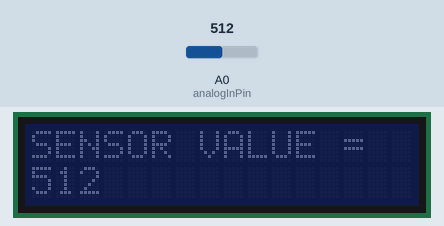
A sketch run on a simulated ESP8266 (Wemos D1 mini). Parts: 16×2 character LCD. The inputs (shaded band) are chosen by the test bench; at power-on: A0 (analogInPin) = 512.

Above: at 1.2 s.
1.3 s: A0 (analogInPin) set to 716
At 3.3 s:
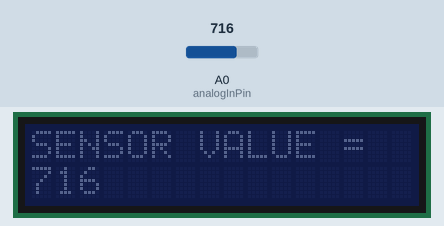
3.6 s: A0 (analogInPin) set to 900
At 5.3 s:
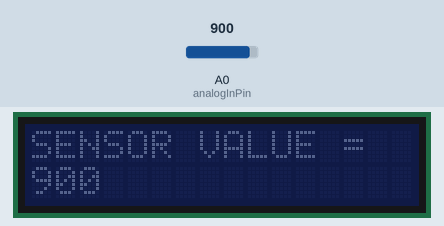
5.6 s: A0 (analogInPin) set to 1023
At 7.3 s:
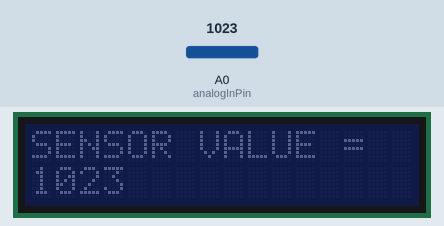
Timing chart, 0 to 8.8 s (numbered marks = the images above; inputs shaded):
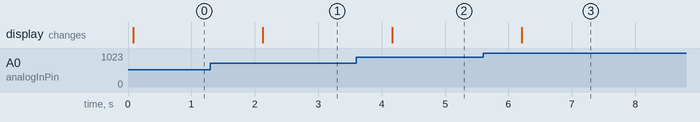

Measured:
- after the input at 1.3 s, the display: changes after 0.83 s (image 1)
- after the input at 3.6 s, the display: changes after 0.57 s (image 2)
- after the input at 5.6 s, the display: changes after 0.61 s (image 3)

The sketch:

AnalogInOutSerial1.ino
```cpp
#include <LiquidCrystal_I2C.h>

LiquidCrystal_I2C lcd(0x27,16,2); // set the LCD address to 0x27 for a 16 chars and 2 line display

const int analogInPin = A0;  // Analog input pin that the potentiometer is attached to
int sensorValue = 0;        // value read from the pot

void setup() {
  lcd.init(); // initialize the lcd
  //lcd.backlight();
  // initialize serial communications at 9600 bps:
  Serial.begin(9600);
}

void loop() {
  // read the analog in value:
  sensorValue = analogRead(analogInPin);
  //if(sensorValue = 1024){
    //lcd.setCursor(6,1);
    //lcd.print("Max Value");
    //delay(1000);
  //}
  //if(sensorValue != 1024){
    //lcd.setCursor(6,1);
    //lcd.print("         ");
    //delay(1000);
  //}
  // print the results to the Serial Monitor:
  lcd.clear();
  lcd.setCursor(0,0);
  lcd.print("SENSOR VALUE = ");
  lcd.setCursor(0,1);
  lcd.print(sensorValue);
  // wait 2 milliseconds before the next loop for the analog-to-digital
  // converter to settle after the last reading:
  delay(1000);
}
```
